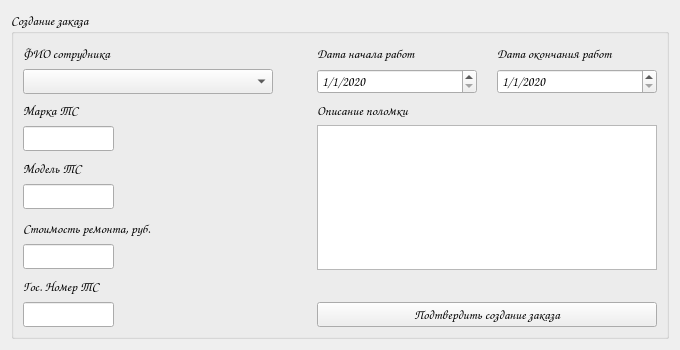
<?xml version="1.0" encoding="UTF-8"?>
<ui version="4.0">
 <class>Form</class>
 <widget class="QWidget" name="Form">
  <property name="windowModality">
   <enum>Qt::ApplicationModal</enum>
  </property>
  <property name="geometry">
   <rect>
    <x>0</x>
    <y>0</y>
    <width>680</width>
    <height>350</height>
   </rect>
  </property>
  <property name="sizePolicy">
   <sizepolicy hsizetype="Fixed" vsizetype="Fixed">
    <horstretch>0</horstretch>
    <verstretch>0</verstretch>
   </sizepolicy>
  </property>
  <property name="minimumSize">
   <size>
    <width>680</width>
    <height>350</height>
   </size>
  </property>
  <property name="maximumSize">
   <size>
    <width>680</width>
    <height>350</height>
   </size>
  </property>
  <property name="font">
   <font>
    <family>Comic Sans MS</family>
    <pointsize>10</pointsize>
   </font>
  </property>
  <property name="windowTitle">
   <string>Создание заказов</string>
  </property>
  <property name="windowIcon">
   <iconset resource="../image.qrc">
    <normaloff>:/newPrefix/images/python.ico</normaloff>:/newPrefix/images/python.ico</iconset>
  </property>
  <property name="locale">
   <locale language="Russian" country="Russia"/>
  </property>
  <layout class="QGridLayout" name="gridLayout_5">
   <item row="0" column="0">
    <widget class="QGroupBox" name="groupBox">
     <property name="title">
      <string>Создание заказа</string>
     </property>
     <layout class="QGridLayout" name="gridLayout_3">
      <item row="0" column="0">
       <widget class="QLabel" name="label">
        <property name="sizePolicy">
         <sizepolicy hsizetype="Fixed" vsizetype="Fixed">
          <horstretch>0</horstretch>
          <verstretch>0</verstretch>
         </sizepolicy>
        </property>
        <property name="minimumSize">
         <size>
          <width>0</width>
          <height>20</height>
         </size>
        </property>
        <property name="maximumSize">
         <size>
          <width>16777215</width>
          <height>20</height>
         </size>
        </property>
        <property name="text">
         <string>ФИО сотрудника</string>
        </property>
       </widget>
      </item>
      <item row="0" column="1" rowspan="2">
       <layout class="QGridLayout" name="gridLayout">
        <property name="horizontalSpacing">
         <number>20</number>
        </property>
        <property name="verticalSpacing">
         <number>6</number>
        </property>
        <item row="0" column="0">
         <widget class="QLabel" name="label_5">
          <property name="sizePolicy">
           <sizepolicy hsizetype="Fixed" vsizetype="Fixed">
            <horstretch>0</horstretch>
            <verstretch>0</verstretch>
           </sizepolicy>
          </property>
          <property name="minimumSize">
           <size>
            <width>0</width>
            <height>20</height>
           </size>
          </property>
          <property name="maximumSize">
           <size>
            <width>16777215</width>
            <height>20</height>
           </size>
          </property>
          <property name="text">
           <string>Дата начала работ</string>
          </property>
         </widget>
        </item>
        <item row="0" column="1">
         <widget class="QLabel" name="label_6">
          <property name="sizePolicy">
           <sizepolicy hsizetype="Fixed" vsizetype="Fixed">
            <horstretch>0</horstretch>
            <verstretch>0</verstretch>
           </sizepolicy>
          </property>
          <property name="minimumSize">
           <size>
            <width>0</width>
            <height>20</height>
           </size>
          </property>
          <property name="maximumSize">
           <size>
            <width>16777215</width>
            <height>20</height>
           </size>
          </property>
          <property name="text">
           <string>Дата окончания работ</string>
          </property>
         </widget>
        </item>
        <item row="1" column="0">
         <widget class="QDateEdit" name="dateEdit">
          <property name="sizePolicy">
           <sizepolicy hsizetype="Fixed" vsizetype="Fixed">
            <horstretch>0</horstretch>
            <verstretch>0</verstretch>
           </sizepolicy>
          </property>
          <property name="minimumSize">
           <size>
            <width>160</width>
            <height>25</height>
           </size>
          </property>
          <property name="maximumSize">
           <size>
            <width>160</width>
            <height>25</height>
           </size>
          </property>
          <property name="displayFormat">
           <string>d/M/yyyy</string>
          </property>
          <property name="date">
           <date>
            <year>2020</year>
            <month>1</month>
            <day>1</day>
           </date>
          </property>
         </widget>
        </item>
        <item row="1" column="1">
         <widget class="QDateEdit" name="dateEdit_2">
          <property name="sizePolicy">
           <sizepolicy hsizetype="Fixed" vsizetype="Fixed">
            <horstretch>0</horstretch>
            <verstretch>0</verstretch>
           </sizepolicy>
          </property>
          <property name="minimumSize">
           <size>
            <width>160</width>
            <height>25</height>
           </size>
          </property>
          <property name="maximumSize">
           <size>
            <width>160</width>
            <height>25</height>
           </size>
          </property>
          <property name="displayFormat">
           <string>d/M/yyyy</string>
          </property>
          <property name="date">
           <date>
            <year>2020</year>
            <month>1</month>
            <day>1</day>
           </date>
          </property>
         </widget>
        </item>
       </layout>
      </item>
      <item row="1" column="0">
       <widget class="QComboBox" name="comboBox">
        <property name="sizePolicy">
         <sizepolicy hsizetype="Fixed" vsizetype="Fixed">
          <horstretch>0</horstretch>
          <verstretch>0</verstretch>
         </sizepolicy>
        </property>
        <property name="minimumSize">
         <size>
          <width>250</width>
          <height>20</height>
         </size>
        </property>
        <property name="maximumSize">
         <size>
          <width>250</width>
          <height>25</height>
         </size>
        </property>
       </widget>
      </item>
      <item row="2" column="0">
       <layout class="QFormLayout" name="formLayout">
        <item row="0" column="0">
         <widget class="QLabel" name="label_2">
          <property name="sizePolicy">
           <sizepolicy hsizetype="Fixed" vsizetype="Fixed">
            <horstretch>0</horstretch>
            <verstretch>0</verstretch>
           </sizepolicy>
          </property>
          <property name="minimumSize">
           <size>
            <width>0</width>
            <height>20</height>
           </size>
          </property>
          <property name="maximumSize">
           <size>
            <width>16777215</width>
            <height>20</height>
           </size>
          </property>
          <property name="text">
           <string>Марка ТС</string>
          </property>
         </widget>
        </item>
        <item row="1" column="0">
         <widget class="QLineEdit" name="vehicle_brand"/>
        </item>
       </layout>
      </item>
      <item row="2" column="1" rowspan="3">
       <layout class="QGridLayout" name="gridLayout_2" columnstretch="0">
        <property name="horizontalSpacing">
         <number>0</number>
        </property>
        <property name="verticalSpacing">
         <number>5</number>
        </property>
        <item row="0" column="0">
         <widget class="QLabel" name="label_4">
          <property name="sizePolicy">
           <sizepolicy hsizetype="Fixed" vsizetype="Fixed">
            <horstretch>0</horstretch>
            <verstretch>0</verstretch>
           </sizepolicy>
          </property>
          <property name="minimumSize">
           <size>
            <width>0</width>
            <height>20</height>
           </size>
          </property>
          <property name="maximumSize">
           <size>
            <width>16777215</width>
            <height>20</height>
           </size>
          </property>
          <property name="text">
           <string>Описание поломки</string>
          </property>
         </widget>
        </item>
        <item row="1" column="0">
         <widget class="QTextEdit" name="breakdown_description">
          <property name="sizePolicy">
           <sizepolicy hsizetype="Fixed" vsizetype="Fixed">
            <horstretch>0</horstretch>
            <verstretch>0</verstretch>
           </sizepolicy>
          </property>
          <property name="minimumSize">
           <size>
            <width>340</width>
            <height>140</height>
           </size>
          </property>
          <property name="maximumSize">
           <size>
            <width>340</width>
            <height>150</height>
           </size>
          </property>
         </widget>
        </item>
       </layout>
      </item>
      <item row="3" column="0">
       <layout class="QFormLayout" name="formLayout_2">
        <item row="0" column="0">
         <widget class="QLabel" name="label_3">
          <property name="sizePolicy">
           <sizepolicy hsizetype="Fixed" vsizetype="Fixed">
            <horstretch>0</horstretch>
            <verstretch>0</verstretch>
           </sizepolicy>
          </property>
          <property name="minimumSize">
           <size>
            <width>0</width>
            <height>20</height>
           </size>
          </property>
          <property name="maximumSize">
           <size>
            <width>16777215</width>
            <height>20</height>
           </size>
          </property>
          <property name="text">
           <string>Модель ТС</string>
          </property>
         </widget>
        </item>
        <item row="1" column="0">
         <widget class="QLineEdit" name="vehicle_model"/>
        </item>
       </layout>
      </item>
      <item row="4" column="0">
       <layout class="QFormLayout" name="formLayout_3">
        <property name="verticalSpacing">
         <number>6</number>
        </property>
        <item row="0" column="0">
         <widget class="QLabel" name="label_13">
          <property name="sizePolicy">
           <sizepolicy hsizetype="Fixed" vsizetype="Fixed">
            <horstretch>0</horstretch>
            <verstretch>0</verstretch>
           </sizepolicy>
          </property>
          <property name="minimumSize">
           <size>
            <width>0</width>
            <height>20</height>
           </size>
          </property>
          <property name="maximumSize">
           <size>
            <width>16777215</width>
            <height>20</height>
           </size>
          </property>
          <property name="text">
           <string>Стоимость ремонта, руб.</string>
          </property>
         </widget>
        </item>
        <item row="1" column="0">
         <widget class="QLineEdit" name="repair_cost">
          <property name="sizePolicy">
           <sizepolicy hsizetype="Fixed" vsizetype="Fixed">
            <horstretch>0</horstretch>
            <verstretch>0</verstretch>
           </sizepolicy>
          </property>
         </widget>
        </item>
       </layout>
      </item>
      <item row="5" column="0" rowspan="2">
       <layout class="QFormLayout" name="formLayout_4">
        <property name="verticalSpacing">
         <number>6</number>
        </property>
        <item row="0" column="0">
         <widget class="QLabel" name="label_14">
          <property name="sizePolicy">
           <sizepolicy hsizetype="Fixed" vsizetype="Fixed">
            <horstretch>0</horstretch>
            <verstretch>0</verstretch>
           </sizepolicy>
          </property>
          <property name="minimumSize">
           <size>
            <width>0</width>
            <height>20</height>
           </size>
          </property>
          <property name="maximumSize">
           <size>
            <width>16777215</width>
            <height>20</height>
           </size>
          </property>
          <property name="text">
           <string>Гос. Номер ТС</string>
          </property>
         </widget>
        </item>
        <item row="1" column="0">
         <widget class="QLineEdit" name="reg_number">
          <property name="sizePolicy">
           <sizepolicy hsizetype="Fixed" vsizetype="Fixed">
            <horstretch>0</horstretch>
            <verstretch>0</verstretch>
           </sizepolicy>
          </property>
         </widget>
        </item>
       </layout>
      </item>
      <item row="5" column="1">
       <spacer name="verticalSpacer">
        <property name="orientation">
         <enum>Qt::Vertical</enum>
        </property>
        <property name="sizeHint" stdset="0">
         <size>
          <width>20</width>
          <height>17</height>
         </size>
        </property>
       </spacer>
      </item>
      <item row="6" column="1">
       <widget class="QPushButton" name="pushButton">
        <property name="text">
         <string>Подтвердить создание заказа</string>
        </property>
       </widget>
      </item>
     </layout>
    </widget>
   </item>
  </layout>
 </widget>
 <resources>
  <include location="../image.qrc"/>
 </resources>
 <connections/>
</ui>
